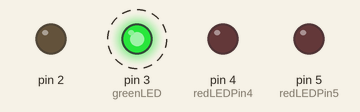
Simulated run of this sketch. Board: Arduino Uno, built with avr-gcc and run on an emulated ATmega328P. On the bench: output pins drawn as LEDs (lit = HIGH). Dashed ring = blinking.

Above: at 0.12 s.
Timing chart, 0 to 3.0 s (numbered marks = the images above):
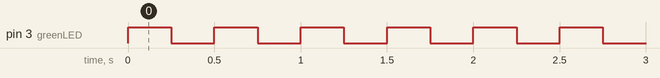

The sketch:

project2.ino
```cpp
/*
 * Arduino Starter Kit - project 2
 * @author: kpatenio
 *
 * This is project 2 for the starter kit (Spaceship Interface).
 * In the original project, the green LED lights up when no button is pressed.
 * When the switch is pressed (and held), both red LEDs will alternate and light up.
 *
 * I made a personal change here to make the green LED blink while the switch is not pressed.
 */

void setup() {
  // put your setup code here, to run once:
  pinMode(3, OUTPUT);
  pinMode(4, OUTPUT);
  pinMode(5, OUTPUT);
  pinMode(2, OUTPUT);
}

void loop() {
  // put your main code here, to run repeatedly:
  int switchState = 0;

  // personal refactoring: assuming certain LEDS
  // are assigned specific pin numbers
  int greenLED = 3;
  int redLEDPin5 = 5;
  int redLEDPin4 = 4;

  // Read voltage of pin 2; 0 or 1 for low or high respectively.
  // Recall that if current goes through pin 2, that means it was
  // permitted to be hit after having pressed the button.
  switchState = digitalRead(2);

  // button not pressed
  if (switchState == LOW) {
    // If running before, turn off red LEDs
    digitalWrite(redLEDPin4, LOW);
    digitalWrite(redLEDPin5, LOW);

    // Make green LED blink
    digitalWrite(greenLED, HIGH);
    delay(250);
    digitalWrite(greenLED, LOW);
    delay(250);
    digitalWrite(greenLED, HIGH);
  } else { // button is pressed
    digitalWrite(greenLED, LOW);
    digitalWrite(redLEDPin4, LOW);
    digitalWrite(redLEDPin5, HIGH);
    delay(250); // 250 ms

    // Toggle LEDS
    digitalWrite(redLEDPin4, HIGH);
    digitalWrite(redLEDPin5, LOW);
    delay(250);
  }
  // at the end of this, loop will continue
}
```

Measured:
- by itself, pin 3 (greenLED): alternates HIGH for 0.25 s and LOW for 0.25 s
